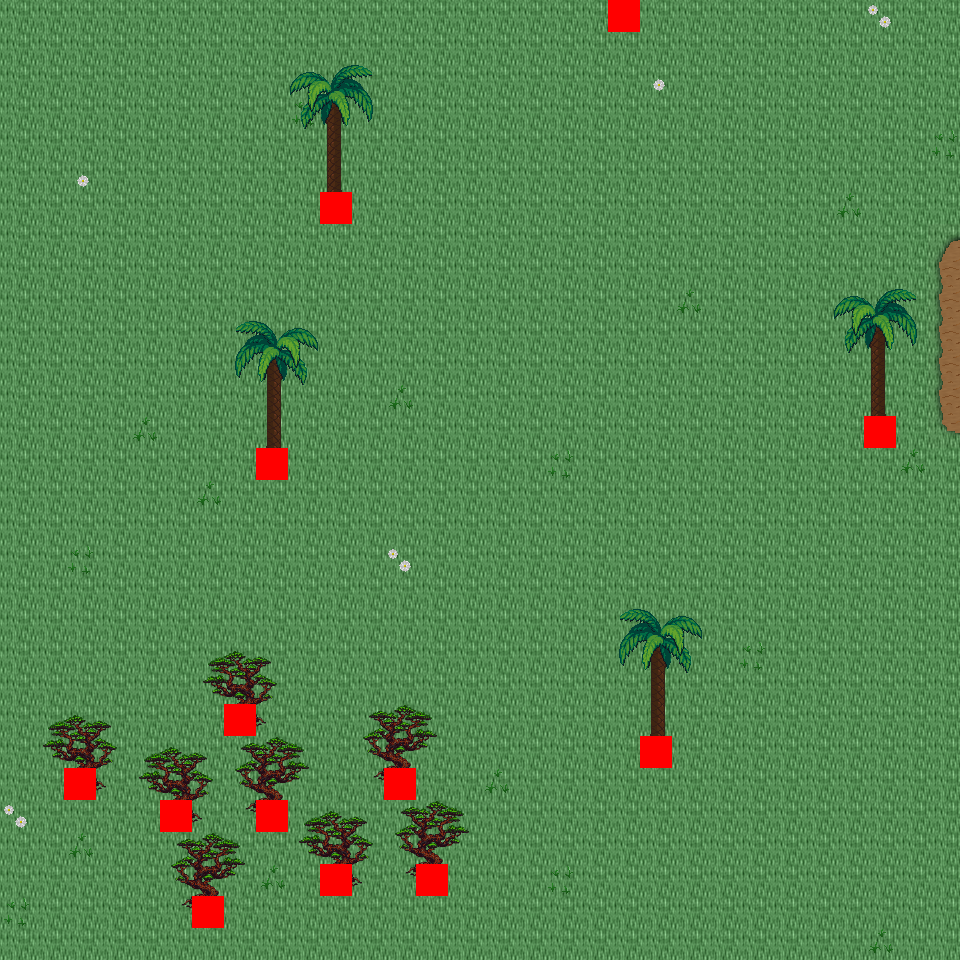

A level layout from a 2D game, rendered from its tile map. Below: a short description, then the map file with tile-grid data replaced by summaries:
An orthogonal 30x30 tile map with 32x32 px tiles, 6 tile layers (Ground, Object, Object2, Above, ...), 27 tilesets and 5 objects (5x mapExit).

<map version="1.0" orientation="orthogonal" renderorder="right-down" width="30" height="30" tilewidth="32" tileheight="32" nextobjectid="6">
  <tileset firstgid="1" name="tileset_logic_collision" tilewidth="32" tileheight="32" tilecount="1" columns="1">
    <image source="../drawable/tileset_logic_collision.png" width="32" height="32" />
  </tileset>
  <tileset firstgid="2" name="tileset_ground_ground" tilewidth="32" tileheight="32" tilecount="33" columns="3">
    <image source="../drawable/tileset_ground_ground.png" width="96" height="352" />
  </tileset>
  <tileset firstgid="35" name="tileset_ground_water_pool" tilewidth="32" tileheight="32" tilecount="72" columns="3">
    <image source="../drawable/tileset_ground_water_pool.png" width="96" height="768" />
  </tileset>
  <tileset firstgid="107" name="tileset_ground_water_pool_corners" tilewidth="32" tileheight="32" tilecount="72" columns="3">
    <image source="../drawable/tileset_ground_water_pool_corners.png" width="96" height="768" />
  </tileset>
  <tileset firstgid="179" name="tileset_ground_grass_edges" tilewidth="32" tileheight="32" tilecount="36" columns="12">
    <image source="../drawable/tileset_ground_grass_edges.png" width="384" height="96" />
  </tileset>
  <tileset firstgid="215" name="tileset_plant_grasses" tilewidth="32" tileheight="32" tilecount="6" columns="3">
    <image source="../drawable/tileset_plant_grasses.png" width="96" height="64" />
  </tileset>
  <tileset firstgid="221" name="tileset_ground_grass_corners" tilewidth="32" tileheight="32" tilecount="24" columns="6">
    <image source="../drawable/tileset_ground_grass_corners.png" width="192" height="128" />
  </tileset>
  <tileset firstgid="245" name="tileset_plant_flower_daisy_white" tilewidth="32" tileheight="32" tilecount="8" columns="2">
    <image source="../drawable/tileset_plant_flower_daisy_white.png" width="64" height="128" />
  </tileset>
  <tileset firstgid="253" name="tileset_item_corpse_huge_animal" tilewidth="32" tileheight="32" tilecount="16" columns="2">
    <image source="../drawable/tileset_item_corpse_huge_animal.png" width="64" height="256" />
  </tileset>
  <tileset firstgid="269" name="tileset_plant_cactus" tilewidth="32" tileheight="32" tilecount="2" columns="1">
    <image source="../drawable/tileset_plant_cactus.png" width="32" height="64" />
  </tileset>
  <tileset firstgid="271" name="tileset_item_corpse_skull_pale" tilewidth="32" tileheight="32" tilecount="2" columns="2">
    <image source="../drawable/tileset_item_corpse_skull_pale.png" width="64" height="32" />
  </tileset>
  <tileset firstgid="273" name="tileset_logic_creature_animal" tilewidth="32" tileheight="32" tilecount="32" columns="8">
    <image source="../drawable/tileset_logic_creature_animal.png" width="256" height="128" />
  </tileset>
  <tileset firstgid="305" name="tileset_logic_creature_golem" tilewidth="32" tileheight="32" tilecount="4" columns="4">
    <image source="../drawable/tileset_logic_creature_golem.png" width="128" height="32" />
  </tileset>
  <tileset firstgid="309" name="tileset_logic_creature_elemental" tilewidth="32" tileheight="32" tilecount="16" columns="8">
    <image source="../drawable/tileset_logic_creature_elemental.png" width="256" height="64" />
  </tileset>
  <tileset firstgid="325" name="tileset_ground_water_pool_deep" tilewidth="32" tileheight="32" tilecount="72" columns="3">
    <image source="../drawable/tileset_ground_water_pool_deep.png" width="96" height="768" />
  </tileset>
  <tileset firstgid="397" name="tileset_plant_tree_palm_trees" tilewidth="32" tileheight="32" tilecount="40" columns="4">
    <image source="../drawable/tileset_plant_tree_palm_trees.png" width="128" height="320" />
  </tileset>
  <tileset firstgid="437" name="tileset_building_roof_straw" tilewidth="32" tileheight="32" tilecount="20" columns="5">
    <image source="../drawable/tileset_building_roof_straw.png" width="160" height="128" />
  </tileset>
  <tileset firstgid="457" name="tileset_item_sign_large" tilewidth="32" tileheight="32" tilecount="15" columns="5">
    <image source="../drawable/tileset_item_sign_large.png" width="160" height="96" />
  </tileset>
  <tileset firstgid="472" name="tileset_item_campfires" tilewidth="32" tileheight="32" tilecount="2" columns="2">
    <image source="../drawable/tileset_item_campfires.png" width="64" height="32" />
  </tileset>
  <tileset firstgid="474" name="tileset_item_firewood" tilewidth="32" tileheight="32" tilecount="12" columns="3">
    <image source="../drawable/tileset_item_firewood.png" width="96" height="128" />
  </tileset>
  <tileset firstgid="486" name="tileset_logic_item_corn" tilewidth="32" tileheight="32" tilecount="5" columns="5">
    <image source="../drawable/tileset_logic_item_corn.png" width="160" height="32" />
  </tileset>
  <tileset firstgid="491" name="tileset_plant_tree_umbrella_thorn" tilewidth="32" tileheight="32" tilecount="18" columns="6">
    <image source="../drawable/tileset_plant_tree_umbrella_thorn.png" width="192" height="96" />
  </tileset>
  <tileset firstgid="509" name="tileset_logic_item_fruits" tilewidth="32" tileheight="32" tilecount="16" columns="8">
    <image source="../drawable/tileset_logic_item_fruits.png" width="256" height="64" />
  </tileset>
  <tileset firstgid="525" name="tileset_ground_sand_2" tilewidth="32" tileheight="32" tilecount="15" columns="5">
    <image source="../drawable/tileset_ground_sand_2.png" width="160" height="96" />
  </tileset>
  <tileset firstgid="540" name="tileset_ground_sand_1" tilewidth="32" tileheight="32" tilecount="10" columns="2">
    <image source="../drawable/tileset_ground_sand_1.png" width="64" height="160" />
  </tileset>
  <tileset firstgid="550" name="tileset_logic_creature_reptile" tilewidth="32" tileheight="32" tilecount="7" columns="7">
    <image source="../drawable/tileset_logic_creature_reptile.png" width="224" height="32" />
  </tileset>
  <tileset firstgid="557" name="tileset_logic_creature_human_cannibal" tilewidth="32" tileheight="32" tilecount="4" columns="4">
    <image source="../drawable/tileset_logic_creature_human_cannibal.png" width="128" height="32" />
  </tileset>
  <layer name="Ground" width="30" height="30">
    <data>[900 cells, 900 non-empty, 2 distinct tile ids]</data>
  </layer>
  <layer name="Object" width="30" height="30">
    <data>[900 cells, 55 non-empty, 15 distinct tile ids]</data>
  </layer>
  <layer name="Object2" width="30" height="30">
    <data>[900 cells, 0 non-empty, 0 distinct tile ids]</data>
  </layer>
  <layer name="Above" width="30" height="30">
    <data>[900 cells, 104 non-empty, 40 distinct tile ids]</data>
  </layer>
  <layer name="Above2" width="30" height="30">
    <data>[900 cells, 0 non-empty, 0 distinct tile ids]</data>
  </layer>
  <layer name="Walkable" width="30" height="30">
    <data>[900 cells, 13 non-empty, 1 distinct tile ids]</data>
  </layer>
  <objectgroup name="MapEvents">
    <object id="1" name="north" type="mapExit" x="0" y="0" width="608" height="32">
      <properties>
        <property name="map" value="level_0_x274_y93" />
        <property name="x" value="0" />
        <property name="y" value="28" />
      </properties>
    </object>
    <object id="2" name="north2" type="mapExit" x="640" y="0" width="320" height="32">
      <properties>
        <property name="map" value="level_0_x274_y93" />
        <property name="x" value="20" />
        <property name="y" value="28" />
      </properties>
    </object>
    <object id="3" name="south" type="mapExit" x="0" y="928" width="960" height="32">
      <properties>
        <property name="map" value="level_0_x274_y95" />
        <property name="x" value="0" />
        <property name="y" value="1" />
      </properties>
    </object>
    </objectgroup>
</map>
<!-- 2 of 5 objects omitted -->
